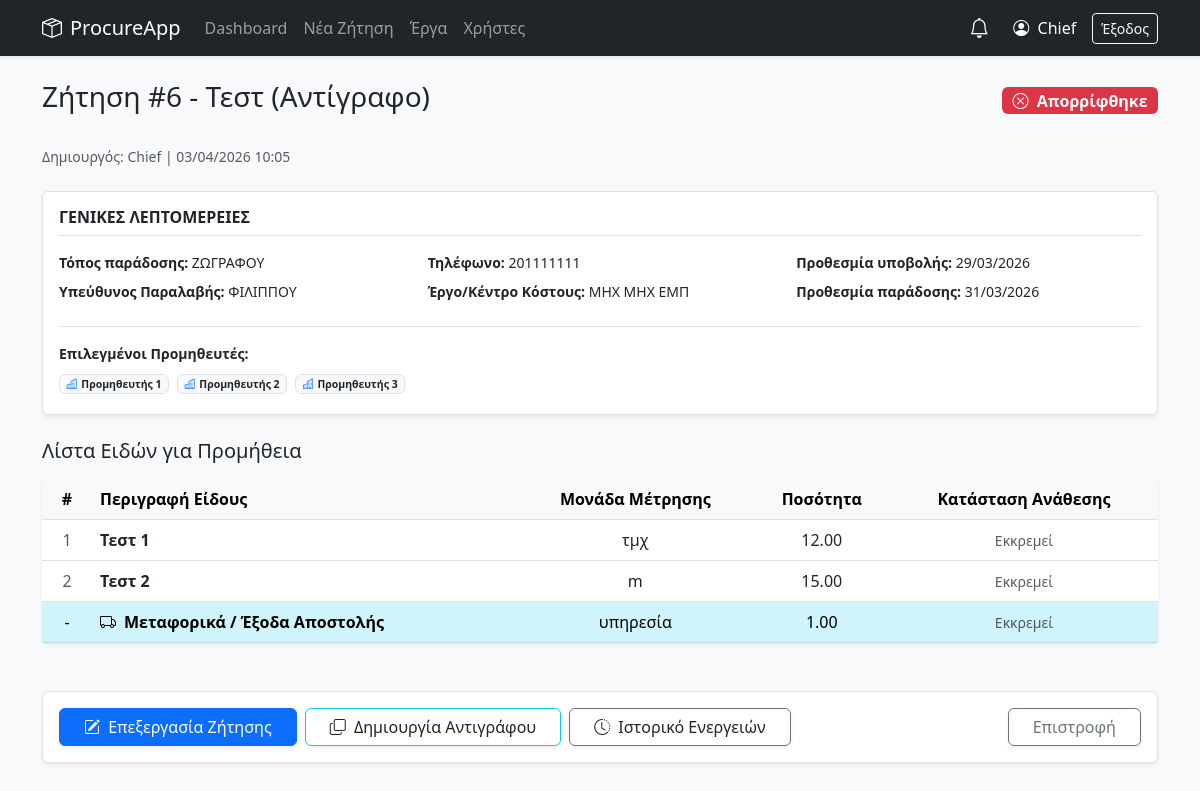
/company/requests/6 (signed in), run on an earlier commit of the app's database.
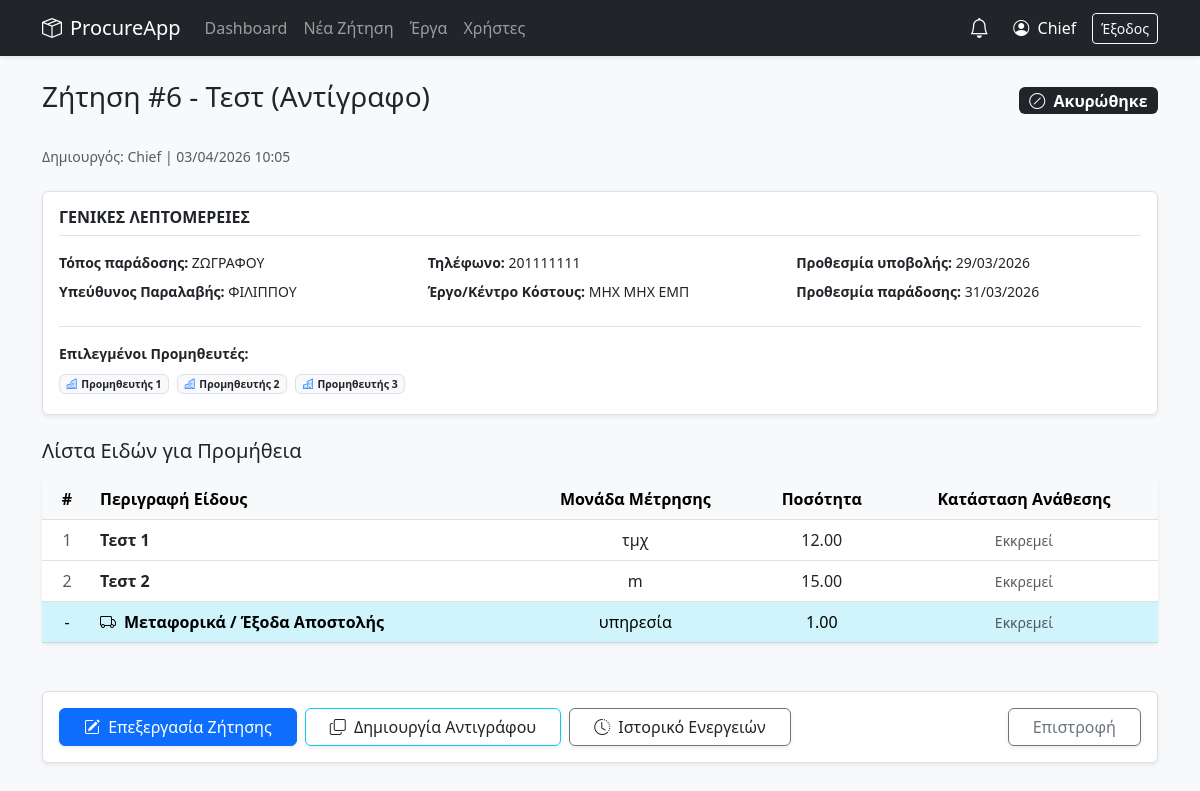
And on a later commit of the database.
### models.py (models this page shows)
class RequestRFQ(db.Model):
    __tablename__ = "requests"
    id = db.Column(db.Integer, primary_key=True)
    title = db.Column(db.String(200), nullable=False)
    description = db.Column(db.Text, nullable=True)
    documents = db.Column(db.String(255), nullable=True)
    created_by = db.Column(db.String(100), nullable=False)
    created_at = db.Column(db.DateTime, default=datetime.utcnow)
    delivery_location = db.Column(db.String(255), nullable=True)
    receiving_manager = db.Column(db.String(120), nullable=True)
    phone = db.Column(db.String(50), nullable=True)
    submit_deadline = db.Column(db.DateTime, nullable=False)
    delivery_deadline = db.Column(db.DateTime, nullable=False)
    status = db.Column(db.String(20), default=RFQStatus.OPEN)
    approved_by = db.Column(db.String(100), nullable=True)
    approved_at = db.Column(db.DateTime, nullable=True)
    denial_reason = db.Column(db.Text, nullable=True)
    winning_bid_id = db.Column(db.Integer, db.ForeignKey('bids.id'), nullable=True)
    cost_center_id = db.Column(db.Integer, db.ForeignKey('cost_centers.id'), nullable=True)
    cost_center = db.relationship('CostCenter', backref='rfqs')
    items = db.relationship('RequestItem', backref='rfq', lazy=True, cascade="all, delete-orphan")
    bids = db.relationship('Bid', backref='rfq', lazy=True, foreign_keys="[Bid.request_id]", cascade="all, delete-orphan")
    allowed_suppliers = db.relationship('AllowedSupplier', backref='rfq', lazy=True, cascade="all, delete-orphan")

### app.py (the view, shortened to what this page needs)
@app.route("/company/requests/<int:req_id>")
@require_roles("company", "chief")
def company_request_detail(req_id):
    rfq = RequestRFQ.query.get_or_404(req_id)
    bids = Bid.query.filter_by(request_id=req_id).all()
    awards_list = ItemAward.query.filter_by(request_id=req_id).all()
    awards = {aw.request_item_id: aw for aw in awards_list if aw.request_item_id is not None}
    shipping_awards = [aw for aw in awards_list if aw.request_item_id is None]
    shipping_winning_bid_ids = {aw.bid_id for aw in shipping_awards}
    awarded_summary = {}
    grand_total_awarded = Decimal(0)
    for sup, data in awarded_summary.items():
        data['overall_discount'] = data['subtotal'] * data['effective_disc_pct']
        data['final_total'] = data['subtotal'] - data['overall_discount']
        grand_total_awarded += data['final_total']
    receipts_list = ItemReceipt.query.filter_by(request_id=req_id).all()
    receipts = {r.request_item_id: r for r in receipts_list}
    return render_template("company_request_detail.html",
                           rfq=rfq, items=rfq.items, bids=bids, awards=awards,
                           shipping_awards=shipping_awards, shipping_winning_bid_ids=shipping_winning_bid_ids,
                           awarded_summary=awarded_summary, grand_total_awarded=grand_total_awarded, receipts=receipts)

### app.py (called while the page is built, shortened)
def require_roles(*roles):
    def wrap(fn):
        @wraps(fn)
        def inner(*args, **kwargs):
            if session.get("role") not in roles:
                flash("Δεν έχεις δικαίωμα πρόσβασης.", "danger")
                return redirect(url_for("login"))
            return fn(*args, **kwargs)
        return inner
    return wrap

def is_editable_by_current_user(rfq: "RequestRFQ") -> bool:
    if session.get("name") != rfq.created_by:
        return False
    return rfq.status == RFQStatus.PENDING

def get_phase_key(rfq: "RequestRFQ") -> str:
    if rfq.status == RFQStatus.CANCELLED: return "cancelled"
    if rfq.status == RFQStatus.DENIED: return "denied"

@app.context_processor
def utility_processor():
    unread_notifs = []
    if 'username' in session:
        u = User.query.filter_by(username=session['username']).first()
        if u:
            unread_notifs = Notification.query.filter_by(user_id=u.id, is_read=False).order_by(Notification.created_at.desc()).all()
    return dict(phase_info=phase_info, is_editable_by_current_user=is_editable_by_current_user, now=datetime.utcnow(), unread_notifs=unread_notifs)

### templates/company_request_detail.html (shortened to what the changed rows need)
{% extends "base.html" %}
{% block content %}
<div class="d-flex justify-content-between align-items-center mb-4">
    <h3>Ζήτηση #{{ rfq.id }} - {{ rfq.title }}</h3>
    <div>
        <span class="{{ phase_info(rfq).badge }} fs-6">
            <i class="bi {{ phase_info(rfq).icon }} me-1"></i> {{ phase_info(rfq).label }}
        </span>
    </div>
</div>
<p class="text-muted mb-4 small">
    Δημιουργός: {{ rfq.created_by }} | {{ rfq.created_at.strftime('%d/%m/%Y %H:%M') if rfq.created_at else '' }}
</p>
{% set can_modify = rfq.status != 'closed' and rfq.status != 'received' and (rfq.status != 'pending_final_approval' or session.get('role') == 'chief') %}
<div class="row mb-4 g-3">
    <div class="col-md-12">
        <div class="p-3 border rounded bg-white shadow-sm small">
            <div class="row">
                <div class="col-md-4">
                    <p class="mb-2"><strong>Τόπος παράδοσης:</strong> {{ rfq.delivery_location or '-' }}</p>
                    <p class="mb-2"><strong>Υπεύθυνος Παραλαβής:</strong> {{ rfq.receiving_manager or '-' }}</p>
                </div>
                <div class="col-md-4">
                    <p class="mb-2"><strong>Τηλέφωνο:</strong> {{ rfq.phone or '-' }}</p>
                    <p class="mb-2"><strong>Έργο/Κέντρο Κόστους:</strong> {{ rfq.cost_center.name if rfq.cost_center else '-' }}</p>
                </div>
                <div class="col-md-4">
                    <p class="mb-2"><strong>Προθεσμία υποβολής:</strong> {{ rfq.submit_deadline.strftime('%d/%m/%Y') if rfq.submit_deadline else '-' }}</p>
                    <p class="mb-0"><strong>Προθεσμία παράδοσης:</strong> {{ rfq.delivery_deadline.strftime('%d/%m/%Y') if rfq.delivery_deadline else '-' }}</p>
                </div>
            </div>
        </div>
    </div>
</div>
<h5 class="mb-3 mt-4">Λίστα Ειδών για Προμήθεια</h5>
<div class="card shadow-sm border-0 mb-4">
    <div class="table-responsive">
        <table class="table table-hover align-middle mb-0 text-center">
            <thead class="table-light">
                <tr>
                    <th style="width: 50px;">#</th>
                    <th class="text-start">Περιγραφή Είδους</th>
                    <th>Μονάδα Μέτρησης</th>
                    <th>Ποσότητα</th>
                    <th>Κατάσταση Ανάθεσης</th>
                </tr>
            </thead>
        </table>
    </div>
</div>
<div class="d-flex align-items-center gap-2 mt-5 mb-4 p-3 bg-white border rounded shadow-sm">
    {% if is_editable_by_current_user(rfq) or session.get('role') == 'chief' %}
        {% if rfq.status != 'closed' and rfq.status != 'received' %}
        <a href="{{ url_for('edit_request', req_id=rfq.id) }}" class="btn btn-primary px-4 shadow-sm">
        </a>
        {% endif %}
    {% endif %}
    <a href="{{ url_for('new_request', clone_id=rfq.id) }}" class="btn btn-outline-info px-4 shadow-sm text-dark">
    </a>
    <button type="button" class="btn btn-outline-secondary px-4 shadow-sm text-dark" data-bs-toggle="modal" data-bs-target="#auditModal">
    </button>
    <div class="ms-auto d-flex gap-2">
    </div>
</div>
{% endblock %}

What changed in the data, as far as the page shows it:
changed RequestRFQ "Τεστ (Αντίγραφο)": status "Απορρίφθηκε" → "Ακυρώθηκε"
